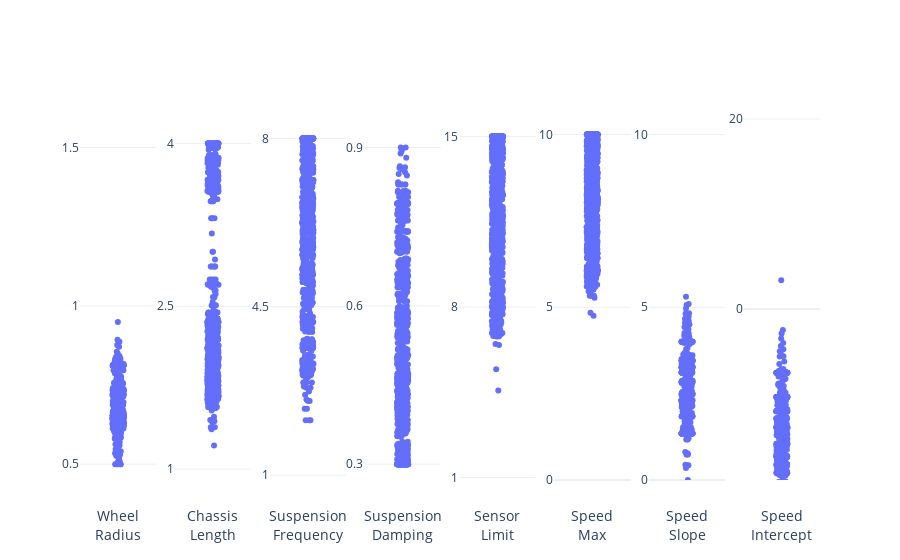

Notebook source saved alongside this figure:
### Code cell
n = len(limits)

figures = [px.strip(df, y=name) for name in limits.keys()]

fig = make_subplots(rows=1, cols=n)

for i, (figure, name) in enumerate(zip(figures, limits.keys())):
    for trace in range(len(figure["data"])):
        fig.add_trace(figure["data"][trace], row=1, col=1 + i)

        lo, hi = limits[name]
        fig.update_yaxes(range=[lo * 0.9, hi * 1.1], row=1, col=1 + i)
        fig.update_yaxes(
            tickmode="array", tickvals=[lo, (lo + hi) / 2, hi], row=1, col=1 + i
        )
        fig.update_xaxes(title_text=name.replace(" ", "<br>"), row=1, col=1 + i)

fig.show()

### Figure 1 — Plotly figure (JSON) as saved in the notebook; plotly's stock layout.template omitted (floating-point values rounded to 4 significant figures; data arrays with more than 128 entries replaced by an {"elided": "..."} marker saying what was removed)
{"data": [{"alignmentgroup": "True", "boxpoints": "all", "fillcolor": "rgba(255,255,255,0)", "hoveron": "points", "hovertemplate": "Wheel Radius=%{y}<extra></extra>", "legendgroup": "", "line": {"color": "rgba(255,255,255,0)"}, "marker": {"color": "#636efa"}, "name": "", "offsetgroup": "", "orientation": "v", "pointpos": 0, "showlegend": false, "type": "box", "x0": " ", "xaxis": "x", "y": {"elided": "1000 float values"}, "y0": " ", "yaxis": "y"}, {"alignmentgroup": "True", "boxpoints": "all", "fillcolor": "rgba(255,255,255,0)", "hoveron": "points", "hovertemplate": "Chassis Length=%{y}<extra></extra>", "legendgroup": "", "line": {"color": "rgba(255,255,255,0)"}, "marker": {"color": "#636efa"}, "name": "", "offsetgroup": "", "orientation": "v", "pointpos": 0, "showlegend": false, "type": "box", "x0": " ", "xaxis": "x2", "y": {"elided": "1000 float values"}, "y0": " ", "yaxis": "y2"}, {"alignmentgroup": "True", "boxpoints": "all", "fillcolor": "rgba(255,255,255,0)", "hoveron": "points", "hovertemplate": "Suspension Frequency=%{y}<extra></extra>", "legendgroup": "", "line": {"color": "rgba(255,255,255,0)"}, "marker": {"color": "#636efa"}, "name": "", "offsetgroup": "", "orientation": "v", "pointpos": 0, "showlegend": false, "type": "box", "x0": " ", "xaxis": "x3", "y": {"elided": "1000 float values"}, "y0": " ", "yaxis": "y3"}, {"alignmentgroup": "True", "boxpoints": "all", "fillcolor": "rgba(255,255,255,0)", "hoveron": "points", "hovertemplate": "Suspension Damping=%{y}<extra></extra>", "legendgroup": "", "line": {"color": "rgba(255,255,255,0)"}, "marker": {"color": "#636efa"}, "name": "", "offsetgroup": "", "orientation": "v", "pointpos": 0, "showlegend": false, "type": "box", "x0": " ", "xaxis": "x4", "y": {"elided": "1000 float values"}, "y0": " ", "yaxis": "y4"}, {"alignmentgroup": "True", "boxpoints": "all", "fillcolor": "rgba(255,255,255,0)", "hoveron": "points", "hovertemplate": "Sensor Limit=%{y}<extra></extra>", "legendgroup": "", "line": {"color": "rgba(255,255,255,0)"}, "marker": {"color": "#636efa"}, "name": "", "offsetgroup": "", "orientation": "v", "pointpos": 0, "showlegend": false, "type": "box", "x0": " ", "xaxis": "x5", "y": {"elided": "1000 float values"}, "y0": " ", "yaxis": "y5"}, {"alignmentgroup": "True", "boxpoints": "all", "fillcolor": "rgba(255,255,255,0)", "hoveron": "points", "hovertemplate": "Speed Max=%{y}<extra></extra>", "legendgroup": "", "line": {"color": "rgba(255,255,255,0)"}, "marker": {"color": "#636efa"}, "name": "", "offsetgroup": "", "orientation": "v", "pointpos": 0, "showlegend": false, "type": "box", "x0": " ", "xaxis": "x6", "y": {"elided": "1000 float values"}, "y0": " ", "yaxis": "y6"}, {"alignmentgroup": "True", "boxpoints": "all", "fillcolor": "rgba(255,255,255,0)", "hoveron": "points", "hovertemplate": "Speed Slope=%{y}<extra></extra>", "legendgroup": "", "line": {"color": "rgba(255,255,255,0)"}, "marker": {"color": "#636efa"}, "name": "", "offsetgroup": "", "orientation": "v", "pointpos": 0, "showlegend": false, "type": "box", "x0": " ", "xaxis": "x7", "y": {"elided": "1000 float values"}, "y0": " ", "yaxis": "y7"}, {"alignmentgroup": "True", "boxpoints": "all", "fillcolor": "rgba(255,255,255,0)", "hoveron": "points", "hovertemplate": "Speed Intercept=%{y}<extra></extra>", "legendgroup": "", "line": {"color": "rgba(255,255,255,0)"}, "marker": {"color": "#636efa"}, "name": "", "offsetgroup": "", "orientation": "v", "pointpos": 0, "showlegend": false, "type": "box", "x0": " ", "xaxis": "x8", "y": {"elided": "1000 float values"}, "y0": " ", "yaxis": "y8"}], "layout": {"xaxis": {"anchor": "y", "domain": [0, 0.1031], "title": {"text": "Wheel<br>Radius"}}, "xaxis2": {"anchor": "y2", "domain": [0.1281, 0.2312], "title": {"text": "Chassis<br>Length"}}, "xaxis3": {"anchor": "y3", "domain": [0.2562, 0.3594], "title": {"text": "Suspension<br>Frequency"}}, "xaxis4": {"anchor": "y4", "domain": [0.3844, 0.4875], "title": {"text": "Suspension<br>Damping"}}, "xaxis5": {"anchor": "y5", "domain": [0.5125, 0.6156], "title": {"text": "Sensor<br>Limit"}}, "xaxis6": {"anchor": "y6", "domain": [0.6406, 0.7438], "title": {"text": "Speed<br>Max"}}, "xaxis7": {"anchor": "y7", "domain": [0.7687, 0.8719], "title": {"text": "Speed<br>Slope"}}, "xaxis8": {"anchor": "y8", "domain": [0.8969, 1], "title": {"text": "Speed<br>Intercept"}}, "yaxis": {"anchor": "x", "domain": [0, 1], "range": [0.45, 1.65], "tickmode": "array", "tickvals": [0.5, 1, 1.5]}, "yaxis2": {"anchor": "x2", "domain": [0, 1], "range": [0.9, 4.4], "tickmode": "array", "tickvals": [1, 2.5, 4]}, "yaxis3": {"anchor": "x3", "domain": [0, 1], "range": [0.9, 8.8], "tickmode": "array", "tickvals": [1, 4.5, 8]}, "yaxis4": {"anchor": "x4", "domain": [0, 1], "range": [0.27, 0.99], "tickmode": "array", "tickvals": [0.3, 0.6, 0.9]}, "yaxis5": {"anchor": "x5", "domain": [0, 1], "range": [0.9, 16.5], "tickmode": "array", "tickvals": [1, 8, 15]}, "yaxis6": {"anchor": "x6", "domain": [0, 1], "range": [0, 11], "tickmode": "array", "tickvals": [0, 5, 10]}, "yaxis7": {"anchor": "x7", "domain": [0, 1], "range": [0, 11], "tickmode": "array", "tickvals": [0, 5, 10]}, "yaxis8": {"anchor": "x8", "domain": [0, 1], "range": [-18, 22], "tickmode": "array", "tickvals": [-20, 0, 20]}}}
